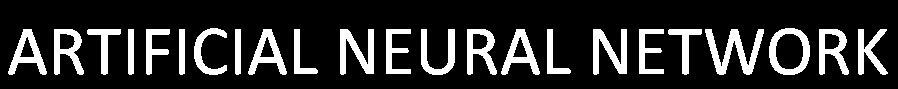
%> input picture alphanumeric-recognitor/7 - Test Images/ann.bmp, 898 x 89 px
$ octave TEST2_ANN.m   (GNU Octave 9; MATLAB toolbox functions it lacks are replaced by stand-ins)
%> lines starting %> are read from the running program, lines starting %| are printed output that depends on the picture; in (x1, y1, x2, y2) boxes, pixels count from 0 and x2, y2 are one past the last pixel; in counts of white or black regions, pixels touching at a corner belong together; the program's own positions count from 1
### alphanumeric-recognitor/bw2txim.m
%Author: REDJAN F. SHABANI
%Universita' degli studi di Roma "LA SAPIENZA"
%Ingegneria Informatica - Intelligenza Artificiale
%Version: Gen. 2010

%-->input IM, bw image assumed to contain image of characters

%-->output IMC, cell array where IMC{i} is a struct with fields
%	Image: is the image of the i-th character
%	Rows: are the row boundries of the char image in the original image
%	Cols: are the row boundries of the char image in the original image
function IMS=bw2txim(NET,IM,sz,rectip)

	IML=bwlabel(IM,8);

	NL=max(max(IML));
	IMS=cell(1,NL);
	for i=1:NL
		IMS_i=IML;
		IMS_i(IMS_i~=i)=0;
		IMS_i=IMS_i/i;

		[x y]=find(IMS_i);
		rmin=min(x);
		rmax=max(x);
		cmin=min(y);
		cmax=max(y);

		IMS_i=IMS_i(rmin:rmax,cmin:cmax);

		[charac,cim]=characterRecognition(NET,IMS_i,sz,rectip);

		CIM_i=struct('Char',charac,'Image',IMS_i,'Rows',[rmin rmax],'Cols',[cmin cmax]);

		IMS{i}=CIM_i;
	end
end

### alphanumeric-recognitor/characterRecognition.m
%Author: REDJAN F. SHABANI
%Universita' degli studi di Roma "LA SAPIENZA"
%Ingegneria Informatica - Intelligenza Artificiale
%Version: Gen. 2010

function [character,IM]=characterRecognition(NET,IM,sz,rectip)
	NETC=NET.Cat;
	NETN=NET.Num;
	NETL=NET.Low;
	NETU=NET.Upp;

	IM=imnormalize(IM,sz);

	% determining category
	% [1 0 0]:Number
	% [0 1 0]:Lower Case
	% [0 0 1]:Upper Case
	if strcmp(rectip,'all')
		categ=categoryRecog(NETC,IM,sz);
		if(categ==1)
			fprintf('NM: ');
		elseif(categ==2)
			fprintf('LC: ');
		else
			fprintf('UC: ');
		end
	elseif strcmp(rectip,'num')
		categ=1;
	elseif strcmp(rectip,'low')
		categ=2;
	elseif strcmp(rectip,'upp')
		categ=3;
	end

	% switching over the thre cases
	switch(categ)
		case 1
			%recognition of numbers
			character=numberRecog(NETN,IM);
			fprintf('%c\n',character);
		case 2
			%recognition of lower case characters
			character=lowerRecog(NETL,IM);
			fprintf('%c\n',character);
		case 3
			%recognition of upper case characters
			character=upperRecog(NETU,IM);
			fprintf('%c\n',character);
		otherwise
			%error
			error('Unrecognizable character type.');
	end
end

### alphanumeric-recognitor/5-Image Functions/imnormalize.m
%Author: REDJAN F. SHABANI
%Universita' degli studi di Roma "LA SAPIENZA"
%Ingegneria Informatica - Intelligenza Artificiale
%Version: Gen. 2010

function out=imnormalize(im,sz)
	[im_r,im_c]=find(im);%index of non  zero enitries in the image
	diff_r=max(im_r)-min(im_r);%diametro verticale del quadrato che include l'immagine
	diff_c=max(im_c)-min(im_c);%   - / / -   horizontale      - / / -

	out=im(min(im_r):max(im_r),min(im_c):max(im_c));%taglio della regione di interesse
	drc=round((diff_r-diff_c)/2);
	if(drc>0)
		out = [ zeros(diff_r+1,drc) , out , zeros(diff_r+1,drc) ];
	else
		out = [ zeros(abs(drc),diff_c+1) ; out ;  zeros(abs(drc),diff_c+1) ];
	end
	out=logical(out);
	out=imresize(out,[sz sz]);
	%out=bwmorph(out,'skel',Inf);
end

### alphanumeric-recognitor/3-Category Recognition/categoryRecog.m
%Author: REDJAN F. SHABANI
%Universita' degli studi di Roma "LA SAPIENZA"
%Ingegneria Informatica - Intelligenza Artificiale
%Version: Gen. 2010

%-->input NET=(Wh,bh,Wo,bo), neural network parametres
%-->input Im, image of an alphanumeric character

%-->cat, tha category, 1 for numbers, 2 for lower cases and 3 for upper
%cases
function cat=categoryRecog(NET,Im,sz)
	%Extracting weights parametres of the network
	Wh=NET.WHidden;
	bh=NET.BHidden;
	Wo=NET.WOut;
	bo=NET.BOut;

	%Normalizing character image
	Im=imnormalize(Im,sz);
	%linearizing the image
	x=Im(:);
	%asking the network
	[~,y]=network2(Wh,bh,Wo,bo,x,'sigmoid');
	y(y<max(y))=0;
	y(y~=0)=1;
	cat=find(y);
end

### alphanumeric-recognitor/1-Neural Net Functions/network2.m
%Author: REDJAN F. SHABANI
%Universita' degli studi di Roma "LA SAPIENZA"
%Ingegneria Informatica - Intelligenza Artificiale
%Version: Gen. 2010

%Ouput cmputation of a two layered feed-forward neural network


%-->input x, input vector to propagate in the network

%-->output y1, output vector of the hidden layer
%-->output y2, output vector of the output layer layer

function [yh,yo]=network2(Wh,bh,Wo,bo,x,tf)

    %******HIDDEN LAYER SIMULATION******
    xh=x;
    [rx,cx]=size(xh);%size of input vector in the hidden layer
    [rw,cw]=size(Wh);%sixe of hidden weights matrix
    if(rw~=rx)
        error('Hidden Layer: weights matrix size not correct.');
    end
    [yh,~]=layer(Wh,bh,x,tf);%returning the hidden layer output


    %******OUTPUT LAYER SIMULATION******
    xo=yh;
    [rx,cx]=size(xo);%size of input vector in the output layer
    [rw,cw]=size(Wo);%sixe of output weights matrix
    if(rw~=rx)
        error('Output Layer: weights matrix size not correct.');
    end
    [yo,~]=layer(Wo,bo,xo,tf);

end


### alphanumeric-recognitor/1-Neural Net Functions/layer.m
%Author: REDJAN F. SHABANI
%Universita' degli studi di Roma "LA SAPIENZA"
%Ingegneria Informatica - Intelligenza Artificiale
%Version: Gen. 2010

%-->input W, weights matrix W=[ w1 | w2 | ... | wk ] where wi is the weights
%vector of the i-th unit in the layer of k total units w=[wi0 wi1 ... win]'
%-->%input x, coloumn vector of layer input vector x=[+1 x1 ... xn]'
%-->input tf, string indicating the threshold function

%-->output ly, linear vector output of the layer
%-->output y, vector output of the layer

function [y,ly]=layer(W,b,x,tf)

    ly=b+W'*x;%layer linear output vector

    if(strcmp(tf,'sigmoid'))
        y=1./(1+exp(-ly));
        return;
    end

    if(strcmp(tf,'perceptron'))
        y=sign(ly);
        return
    end

    if(strcmp(tf,'heavside'))
        y=(ly>0);
        return
    end

    y=ly;
end

### alphanumeric-recognitor/4-Char Recognition/Upper Case Recognition/upperRecog.m
%Author: REDJAN F. SHABANI
%Universita' degli studi di Roma "LA SAPIENZA"
%Ingegneria Informatica - Intelligenza Artificiale
%Version: Gen. 2010

function up=upperRecog(NET,IM)


	Wh=NET.WHidden;
	bh=NET.BHidden;
	Wo=NET.WOut;
	bo=NET.BOut;


	%image conversion to linear vector
	x=IM(:);

	%getting the network response
	[~,y]=network2(Wh,bh,Wo,bo,x,'sigmoid');

	%(rounding)suppressing non maxima in y
	y(y<max(y))=0;
	y(y>0)=1;

	up=getUpp(y);

end

function num=getUpp(y)
	nums=char(65:90);
	index=find(y==1);
	num=nums(index);	 %#ok<FNDSB>
end

### alphanumeric-recognitor/4-Char Recognition/Lower Case Recognition/lowerRecog.m
%Author: REDJAN F. SHABANI
%Universita' degli studi di Roma "LA SAPIENZA"
%Ingegneria Informatica - Intelligenza Artificiale
%Version: Gen. 2010

function low=lowerRecog(NET,IM)


	Wh=NET.WHidden;
	bh=NET.BHidden;
	Wo=NET.WOut;
	bo=NET.BOut;

	%image conversion to linear vector
	x=IM(:);
	%getting the network response
	[~,y]=network2(Wh,bh,Wo,bo,x,'sigmoid');

	%(rounding)suppressing non maxima in y
	y(y<max(y))=0;
	y(y>0)=1;

	low=getLow(y);

end

function num=getLow(y)
	nums=char(97:122);
	index=find(y==1);
	num=nums(index);	 %#ok<FNDSB>
end

### alphanumeric-recognitor/TEST2_ANN.m
%% LOADING NETWORK PARAMETRES
clc;
clear;
load Net.mat;
sz=sqrt(NET.Cat.In);%image size after normalization
%% TEST 1 - TOTAL RECOGNITION
IM=imread('ann.bmp');
%> IM: size 89x898 logical; 17.2% white; 23 white regions, largest, box (x1, y1, x2, y2) and area: (705, 29, 764, 75) 1109, (340, 29, 374, 75) 828, (593, 29, 627, 75) 828
imshow(IM)
% EXTRACTION AND RECOGNITION
CIM=bw2txim(NET,IM,sz,'all');
%> in bw2txim, `IML=bwlabel(IM,8);`:
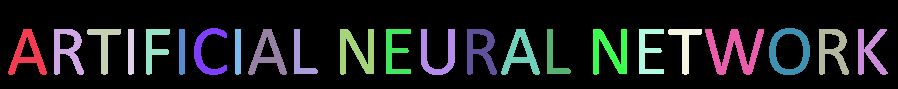
%> IML: size 89x898 double; 24 distinct labels, from 0 to 23; one colour per label, 0 black
%> in bw2txim, `NL=max(max(IML));`: NL = 23
%> in bw2txim, `IMS=cell(1,NL);`: IMS = 23 items
%> the loop in bw2txim, `for i=1:NL` made 23 passes
%> (rmin, rmax, cmin, cmax) on passes 1, 2, 3, 4, 5, 6, 8, 9, 11: (30, 75, 9, 47), (30, 75, 55, 84), (30, 75, 88, 121), (30, 75, 129, 134), (30, 75, 147, 170), (30, 75, 180, 185), (30, 75, 236, 241), (30, 75, 249, 287), (30, 75, 341, 374)
%> (rmin, rmax, cmin, cmax) on passes 7, 10, 13: (29, 75, 195, 227), (30, 74, 295, 318), (30, 75, 422, 455)
%| UC: A
%| UC: R
%| UC: T
%| UC: I
%| UC: F
%| UC: I
%| LC: c
%| UC: I
%> (further printed lines are left out)
%> pass 1, in bw2txim, `IMS_i=IMS_i/i;`:
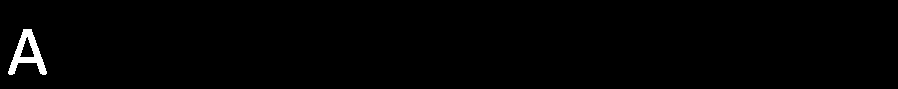
%> IMS_i: size 89x898 double; values 0 (black) and 1 (white), 0.88% white; 1 white region, box (x1, y1, x2, y2) and area: (8, 29, 47, 75) 702
%> pass 1, in bw2txim, `IMS_i=IMS_i(rmin:rmax,cmin:cmax);`:
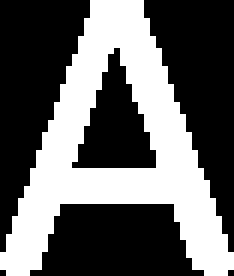
%> IMS_i: size 46x39 double (shown 6 times larger); values 0 (black) and 1 (white), 39.1% white; 1 white region, box (x1, y1, x2, y2) and area: (0, 0, 39, 46) 702
%> pass 1, in imnormalize, `out = [ zeros(diff_r+1,drc) , out , zeros(diff_r+1,drc) ];`:
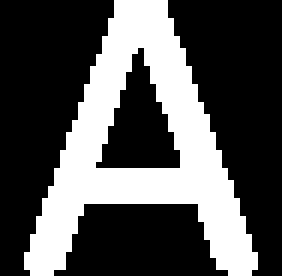
%> out: size 46x47 double (shown 6 times larger); values 0 (black) and 1 (white), 32.5% white; 1 white region, box (x1, y1, x2, y2) and area: (4, 0, 43, 46) 702
%% TEST 1 - TOTAL RECOGNITION
IM=imread('ann.bmp');
imshow(IM)
% EXTRACTION AND RECOGNITION
CIM=bw2txim(NET,IM,sz,'upp');
%> the loop in bw2txim (call 2), `for i=1:NL` made 23 passes
%| A
%| R
%| T
%| I
%| F
%| I
%| C
%| I
%> (further printed lines are left out)
%> pass 1, in upperRecog (call 20), `Wh=NET.WHidden;`:
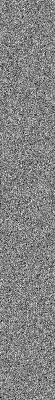
%> Wh: size 400x55 double; min -2, max 1.89, mean 0.00246; drawn with min black and max white
%> pass 1, in upperRecog (call 20), `Wo=NET.WOut;`:
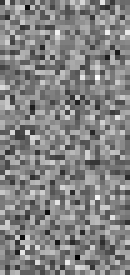
%> Wo: size 55x26 double (shown 5 times larger); min -2.74, max 2.16, mean -0.2; drawn with min black and max white
%> pass 2, in bw2txim (call 2), `IMS_i=IMS_i/i;`:
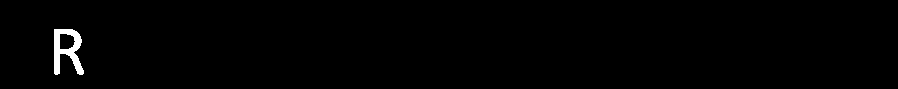
%> IMS_i: size 89x898 double; values 0 (black) and 1 (white), 0.89% white; 1 white region, box (x1, y1, x2, y2) and area: (54, 29, 84, 75) 712
